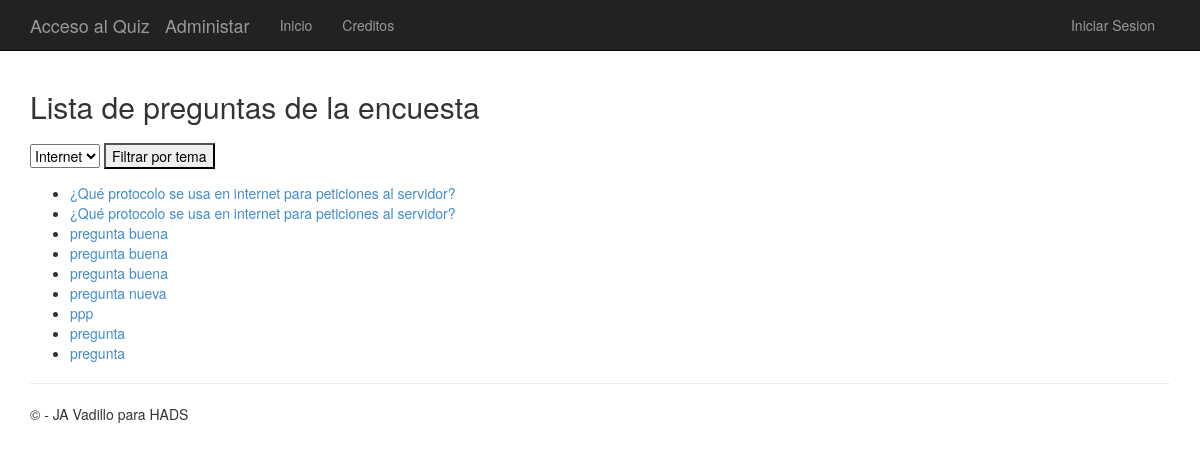
Screenshot of /polls/ with the database file from the repository.
### app/models.py (models this page shows)
class Pregunta(models.Model):
    texto = models.CharField(max_length=200)
    tema = models.CharField(max_length=200)
    pub_date = models.DateTimeField('date published')

### app/views.py (the view)
# urls.py: url(r'^polls/', app.views.index, name='index'),
def index(request):
    latest_question_list = Pregunta.objects.order_by('-pub_date')
    preguntas = []
    listaTemas = []
    for preg in latest_question_list:
        if preg.tema not in listaTemas:
            listaTemas.append(preg.tema)
    if request.method == 'POST':
        tema = request.POST['temas']
        preguntas = filter(lambda preg: preg.tema == tema, latest_question_list)
        context = {
                'title':'Lista de preguntas de la encuesta',
                'latest_question_list': preguntas,
                'listaTemas' : listaTemas
              }
    else:
        preguntas = latest_question_list
        template = loader.get_template('polls/index.html')
        context = {
                'title':'Lista de preguntas de la encuesta',
                'latest_question_list': preguntas,
                'listaTemas' : listaTemas
              }
    return render(request, 'polls/index.html', context)

### app/templates/polls/index.html (shortened to what this page needs)
﻿{% extends "app/layout.html" %}
{% block content %}
<h2>{{ title }}</h2>
    <form method="POST" class="post-form">{% csrf_token %}
        <select name="temas">
            {% for tema in listaTemas %}
                <option value="{{tema}}">{{tema}}</option>
            {% endfor %}
        </select>
        <button type="submit">Filtrar por tema</button>
    </form>
{% if latest_question_list %}
    <ul>
    {% for question in latest_question_list %}
        <li><a href="{% url 'detail' question.id %}">{{ question.texto }}</a></li>
    {% endfor %}
    </ul>
{% else %}
    <p>No polls are available.</p>
{% endif %}
{% endblock %}

### app/templates/app/layout.html (shortened to what this page needs)
﻿<!DOCTYPE html>
<html>
<head>
    {% load staticfiles %}
    <link rel="stylesheet" type="text/css" href="{% static 'app/content/bootstrap.min.css' %}" />
    <link rel="stylesheet" type="text/css" href="{% static 'app/content/site.css' %}" />
</head>
<body>
    <div class="navbar navbar-inverse navbar-fixed-top">
        <div class="container">
            <div class="navbar-header">
                <a href="/polls/" class="navbar-brand">Acceso al Quiz</a>
                <a href="/admin/" class="navbar-brand">Administar</a>
            </div>
            <div class="navbar-collapse collapse">
                <ul class="nav navbar-nav">
                    <li><a href="{% url 'home' %}">Inicio</a></li>
                    <li><a href="{% url 'contact' %}">Creditos</a></li>
                </ul>
                {% include 'app/loginpartial.html' %}
            </div>
        </div>
    </div>
    <div class="container body-content">
{% block content %}{% endblock %}
        <hr/>
        <footer>
            <p>&copy; {{ year }} - JA Vadillo para HADS</p>
        </footer>
    </div>
</body>
</html>

### app/templates/app/loginpartial.html
{% if user.is_authenticated %}
<form id="logoutForm" action="/logout" method="post" class="navbar-right">
    {% csrf_token %}
    <ul class="nav navbar-nav navbar-right">
        <li><span class="navbar-brand">Bienvenido ... {{ user.username }}!</span></li>
        <li><a href="javascript:document.getElementById('logoutForm').submit()">Cerrar Sesion</a></li>
    </ul>
</form>
{% else %}
<ul class="nav navbar-nav navbar-right">
    <li><a href="{% url 'login' %}">Iniciar Sesion</a></li>
</ul>
{% endif %}

### app/static/app/content/site.css (style rules this page uses)
body { padding-top: 50px; padding-bottom: 20px; }
.body-content { padding-left: 15px; padding-right: 15px; }
input, select, textarea { max-width: 280px; }

### rows the page displays
Pregunta: temas "Internet", texto "¿Qué protocolo se usa en internet para peticiones al servidor?"
Pregunta: texto "¿Qué protocolo se usa en internet para peticiones al servidor?"
Pregunta: texto "pregunta buena"
Pregunta: texto "pregunta buena"
Pregunta: texto "pregunta buena"
Pregunta: texto "pregunta nueva"
Pregunta: texto "ppp"
Pregunta: texto "pregunta"
Pregunta: texto "pregunta"

### other values shown
{{ title }} "Lista de preguntas de la encuesta"
